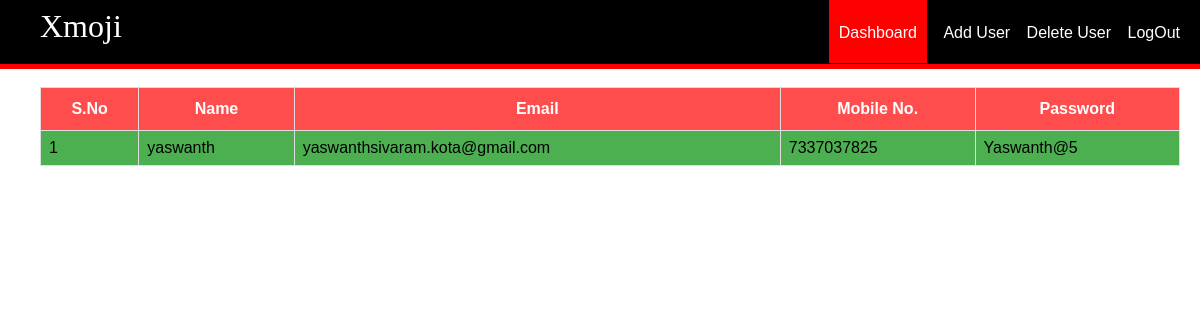
Page /adminview on the earlier database version.
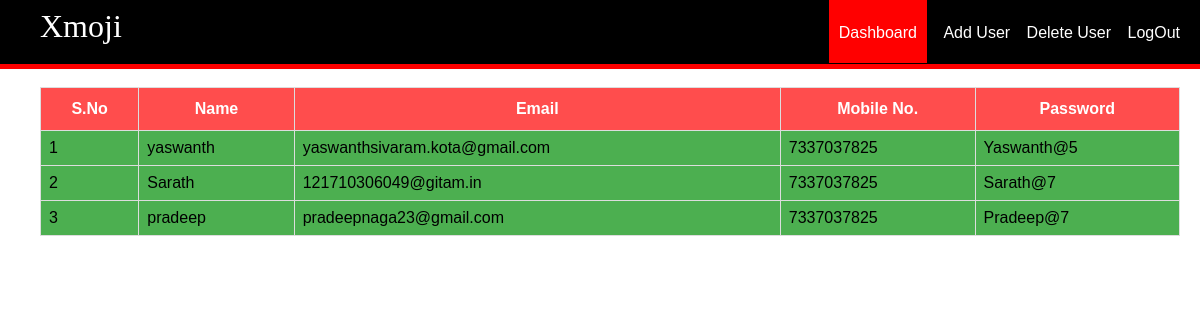
Same page on the later database version.
### tables this page shows
CREATE TABLE Register (username TEXT, password TEXT, email TEXT, mobile INTEGER);

### main.py (the view)
@app.route('/adminview')
def adminview():
    x=dbHandler.retrieveUsers()
    return render_template('adminview.html',user=' ',userslist=x)

### models.py (called while the page is built)
def retrieveUsers():
    userslist={}
    con=sql.connect("database.sqlite")
    cur=con.cursor()
    cur.execute("SELECT username,email,mobile,password FROM Register")
    users=cur.fetchall()
    cnt=1
    for i,j,k,l in users:
        userslist[cnt]=(i,j,k,l)
        cnt+=1
    con.close()
    return userslist

### templates/adminview.html (shortened to what this page needs)
<!DOCTYPE html>
<html lang="en">
  <head>
  <link rel="stylesheet" href="{{ url_for('static', filename='css/lustyle.css') }}">
  <link rel="stylesheet" type="text/css" href="C:\Users\sarath\Documents\Python\project\Emojify\static\css\lustyle.css">
  </head>
<body class="body">
  <header>
		<nav>
      <h1>Xmoji</h1>
			<ul id="navli">
        <li><a href="/adminview" class="homered">Dashboard</a></li>
                <li><a href="/addusers" class="homeblack">Add User</a></li>
                <li><a href="/deletinguser" class="homeblack">Delete User</a></li>
                <li><a class="homeblack" href="/adminlogin">LogOut</a></li>
			</ul>
        </nav>
  </header>
  <div class="divider"></div>
  <br>
  <div>
  <table id="users">
    <th>  <b>S.No</b> </th>
    <th>  <b>Name</b> </th>
    <th><b>Email</b>  </th>
    <th><b>Mobile No.</b>  </th>
    <th><b>Password</b>  </th>
  {% for row in userslist %}
    <tr>
        <td>{{row}}</td>
        <td>{{userslist[row][0]}}</td>
        <td>{{userslist[row][1]}}</td>
        <td>{{userslist[row][2]}}</td>
        <td>{{userslist[row][3]}}</td>
    </tr>
  {% endfor %}
</table>
</div>
</body>
</html>

### static/css/lustyle.css (style rules this page uses)
body { margin: 0; padding: 0; height: 100%; background-size: cover; font-family: sans-serif; }
header { background: black; color: white; padding: 8px 20px 6px 40px; height: 50px; }
header h1 { display: inline; font-family: 'Lobster', cursive; font-weight: 400; font-size: 32px; float: left; margin-top: 0px; margin-right: 10px; }
nav ul { display: inline; padding: 0px; float: right; }
nav ul li { display: inline-block; list-style-type: none; color: white; margin-left: 12px; }
nav ul li a { color: white; text-decoration: none; }
#navli { font-family: 'Montserrat', sans-serif; }
.homered { background-color: red; padding: 30px 10px 22px 10px; }
.divider { background-color: red; height: 5px; }

### templates/adminview.html (style rules this page uses)
#users { position: relative; font-family: "Trebuchet MS", Arial, Helvetica, sans-serif; border-collapse: collapse; width: 95%; left: 40px; }
#users td, #users th { border: 1px solid #ddd; background-color: #4CAF50; padding: 8px; }
#users th { padding-top: 12px; padding-bottom: 12px; text-align: center; background-color: #ff4d4d; color: white; }
div { left: 50px; }

Differences in the rows shown:
added Register: username "Sarath", email "121710306049@gitam.in", mobile "7337037825", password "Sarath@7"
added Register: username "pradeep", email "pradeepnaga23@gmail.com", mobile "7337037825", password "Pradeep@7"
Other differences:
new list line: "2"
new list line: "3"
